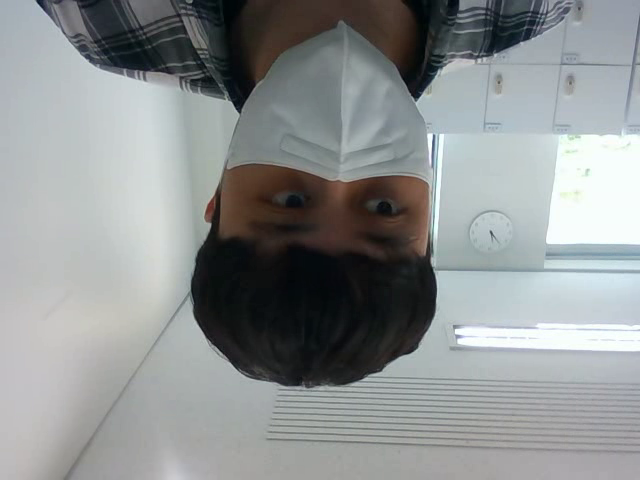
#> input picture frame 9 of Saturday.avi, 640 x 480 px, given in place of the camera
$ jupyter execute --allow-errors 20230706_01.ipynb
#> lines starting #> are read from the running program, lines starting #| are printed output that depends on the picture
[cell 1]
import sys
import numpy as np
import cv2
import matplotlib.pyplot as plt

[cell 2]
def call_mouse(event, x, y, flags, params):
    global oldx, oldy

    if event == cv2.EVENT_LBUTTONDOWN:
        oldx, oldy = x,y
    elif event == cv2.EVENT_MOUSEMOVE:
        if flags == cv2.EVENT_FLAG_LBUTTON:
            cv2.line(img, (oldx, oldy),(x,y), (0,0,255), 10, cv2.LINE_AA)
            cv2.imshow('img', img)
            oldx, oldy = x,y

img = np.ones((600,600,3), np.uint8) * 255

cv2.namedWindow('img')
cv2.setMouseCallback('img', call_mouse)
cv2.imshow('img',img)

while True:
    key = cv2.waitKey()
#> (key Esc is pressed here)
    if key == 27:
        break

    elif key == ord(' '):
        img = np.ones((600,600,3), np.uint8) * 255
        cv2.imshow('img',img)

cv2.destroyAllWindows()

[cell 3]
cap = cv2.VideoCapture(0)

if not cap.isOpened():
    print('video open failed')
    sys.exit()

w = int(cap.get(cv2.CAP_PROP_FRAME_WIDTH))
h = int(cap.get(cv2.CAP_PROP_FRAME_HEIGHT))
fps = int(cap.get(cv2.CAP_PROP_FPS))
fourcc = cv2.VideoWriter_fourcc(*'DIVX')

out = cv2.VideoWriter('./Saturday.avi', fourcc, fps, (w,h))

while True:
    ret, frame = cap.read()
#> frame is the input picture: shape (480, 640, 3); mean B, G, R 146.1, 145.8, 141.9

    if not ret:
        break

    frame = cv2.flip(frame, 0)
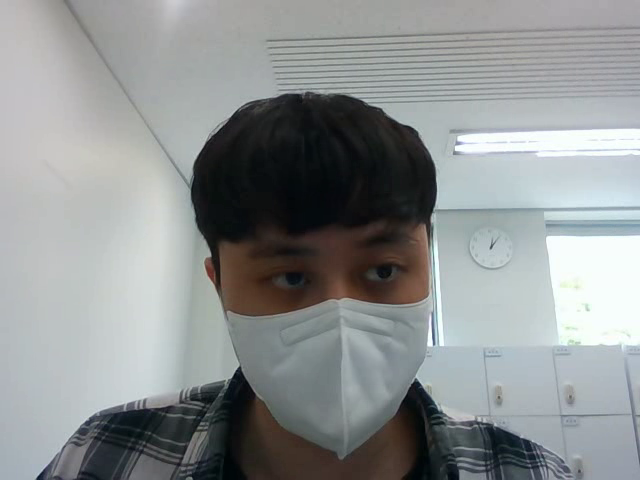
#> frame: shape (480, 640, 3); mean B, G, R 146.1, 145.8, 141.9
    cv2.imshow('img', frame)

    out.write(frame)

    if cv2.waitKey(20) == 27:
#> (key Esc is pressed here)
        break

cv2.destroyAllWindows()
cap.release()
out.release()

[cell 4]
img = np.full((600,1200,3),(23,100,150), np.uint8)

cv2.line(img,(50,100),(300,100),(0,0,255),10)
cv2.arrowedLine(img,(50,100),(300,200),(0,0,255),10)

cv2.rectangle(img,(50,400),(300,500),(98,255,50),10)
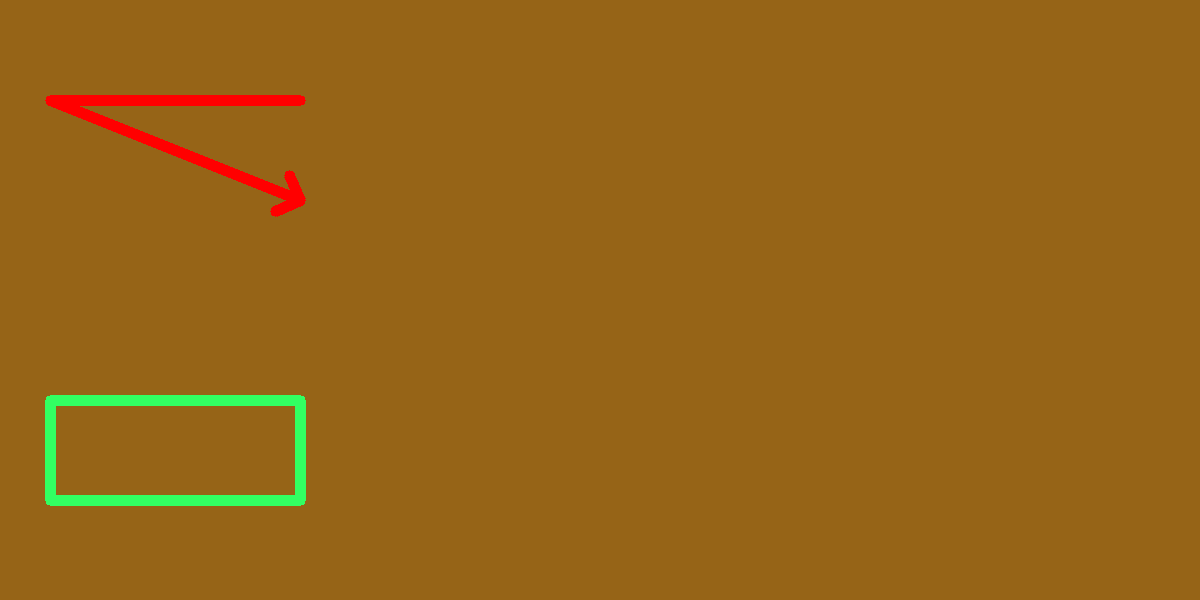
#> img: shape (600, 1200, 3); mean of channels 0, 1, 2 23.6, 100.8, 149.8; drawn as B, G, R

cv2.circle(img,(600,300),100,(123,56,43),10,cv2.LINE_AA)
cv2.ellipse(img,(600,300),(200,50),0,0,360,(255,0,0),10,cv2.LINE_AA)
cv2.putText(img, 'Hello python', (600,100),cv2.FONT_HERSHEY_SIMPLEX,2,(255,255,0),2,cv2.LINE_AA)
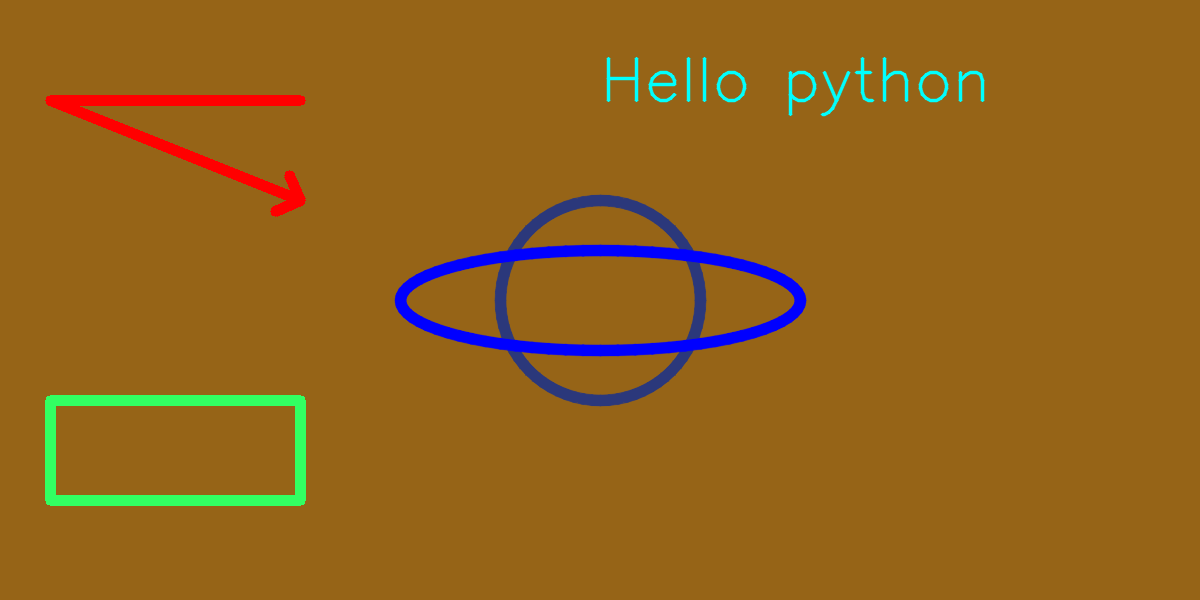
#> img: shape (600, 1200, 3); mean of channels 0, 1, 2 28.7, 99.7, 146.2; drawn as B, G, R

cv2.imshow('img', img)

cv2.waitKey()
cv2.destroyAllWindows()

$ run again, starting later in the video
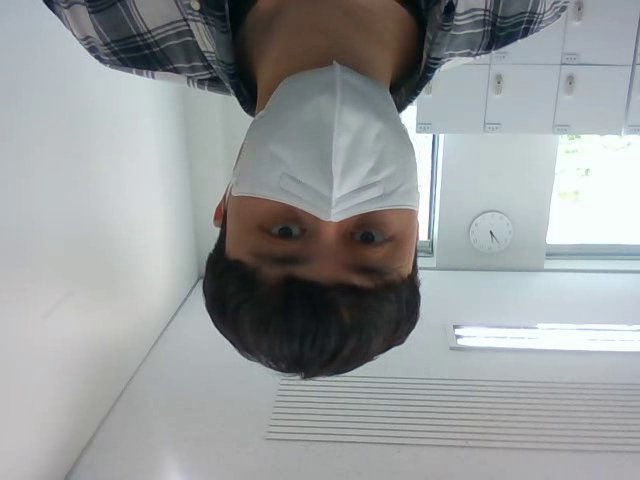
#> input picture frame 43 of Saturday.avi, 640 x 480 px, given in place of the camera
#> frame is the input picture: shape (480, 640, 3); mean B, G, R 156.5, 155.5, 151.9
#> `frame = cv2.flip(frame, 0)`:
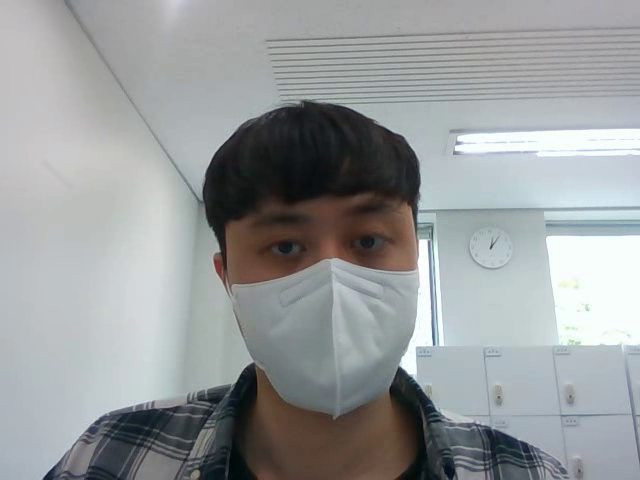
#> frame: shape (480, 640, 3); mean B, G, R 156.5, 155.5, 151.9

$ run again, starting later in the video
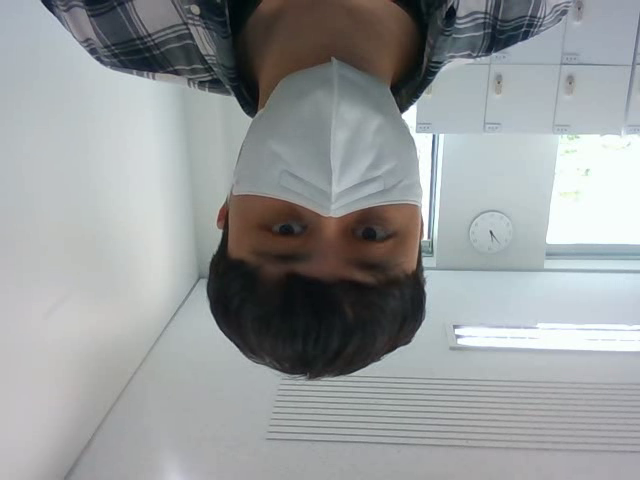
#> input picture frame 77 of Saturday.avi, 640 x 480 px, given in place of the camera
#> frame is the input picture: shape (480, 640, 3); mean B, G, R 155.6, 154.6, 151.1
#> `frame = cv2.flip(frame, 0)`:
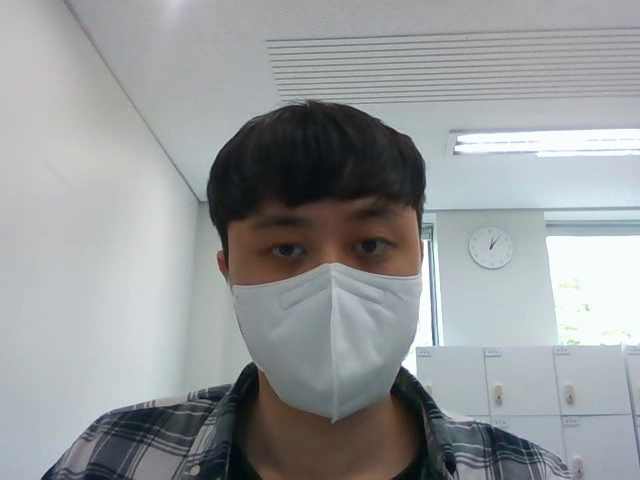
#> frame: shape (480, 640, 3); mean B, G, R 155.6, 154.6, 151.1
